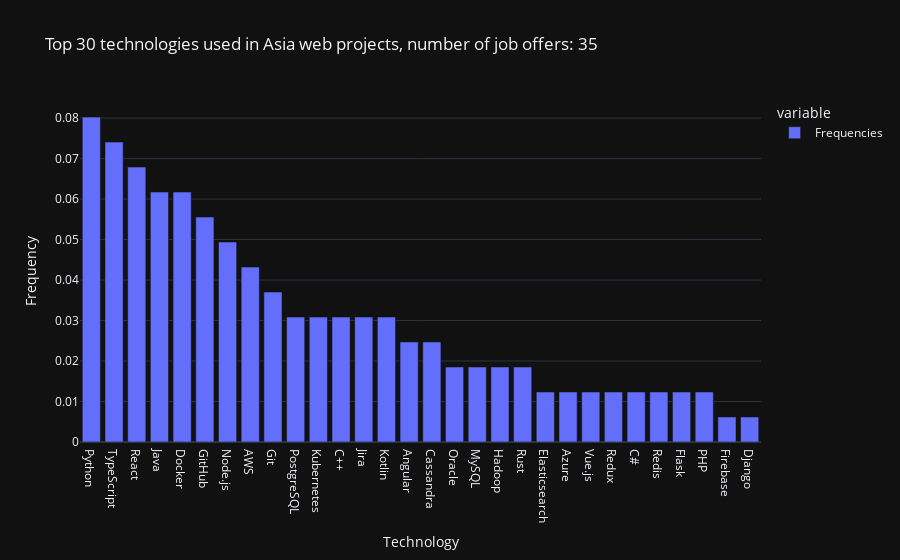

Source (notebook cell):
### Code cell
fig_technologies_freq_asia = get_figure(
    freq_technologies_asia, 30,
    f"Top 30 technologies used in Asia web projects, number of job offers: {df_asia.shape[0]}",
    dict(value='Frequency', index='Technology')
)
fig_technologies_freq_asia.show()

### Figure 1 — Plotly figure (JSON) as saved in the notebook; plotly's stock layout.template omitted (floating-point values rounded to 4 significant figures)
{"data": [{"alignmentgroup": "True", "hovertemplate": "variable=Frequencies<br>Technology=%{x}<br>Frequency=%{y}<extra></extra>", "legendgroup": "Frequencies", "marker": {"color": "#636efa", "pattern": {"shape": ""}}, "name": "Frequencies", "offsetgroup": "Frequencies", "orientation": "v", "showlegend": true, "textposition": "auto", "type": "bar", "x": ["Python", "TypeScript", "React", "Java", "Docker", "GitHub", "Node.js", "AWS", "Git", "PostgreSQL", "Kubernetes", "C++", "Jira", "Kotlin", "Angular", "Cassandra", "Oracle", "MySQL", "Hadoop", "Rust", "Elasticsearch", "Azure", "Vue.js", "Redux", "C#", "Redis", "Flask", "PHP", "Firebase", "Django"], "xaxis": "x", "y": [0.08025, 0.07407, 0.0679, 0.06173, 0.06173, 0.05556, 0.04938, 0.04321, 0.03704, 0.03086, 0.03086, 0.03086, 0.03086, 0.03086, 0.02469, 0.02469, 0.01852, 0.01852, 0.01852, 0.01852, 0.01235, 0.01235, 0.01235, 0.01235, 0.01235, 0.01235, 0.01235, 0.01235, 0.006173, 0.006173], "yaxis": "y"}], "layout": {"barmode": "relative", "legend": {"title": {"text": "variable"}, "tracegroupgap": 0}, "title": {"text": "Top 30 technologies used in Asia web projects, number of job offers: 35"}, "xaxis": {"anchor": "y", "domain": [0, 1], "title": {"text": "Technology"}}, "yaxis": {"anchor": "x", "domain": [0, 1], "title": {"text": "Frequency"}}}}
